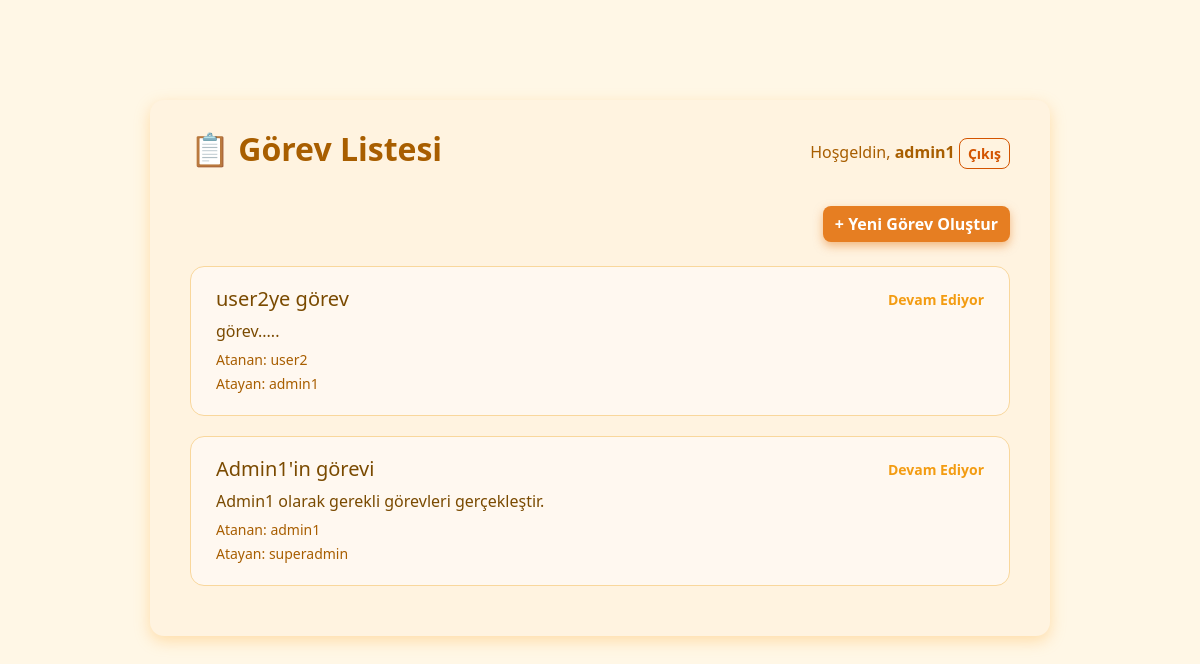
Page /tasks/ (signed in) on the earlier database version.
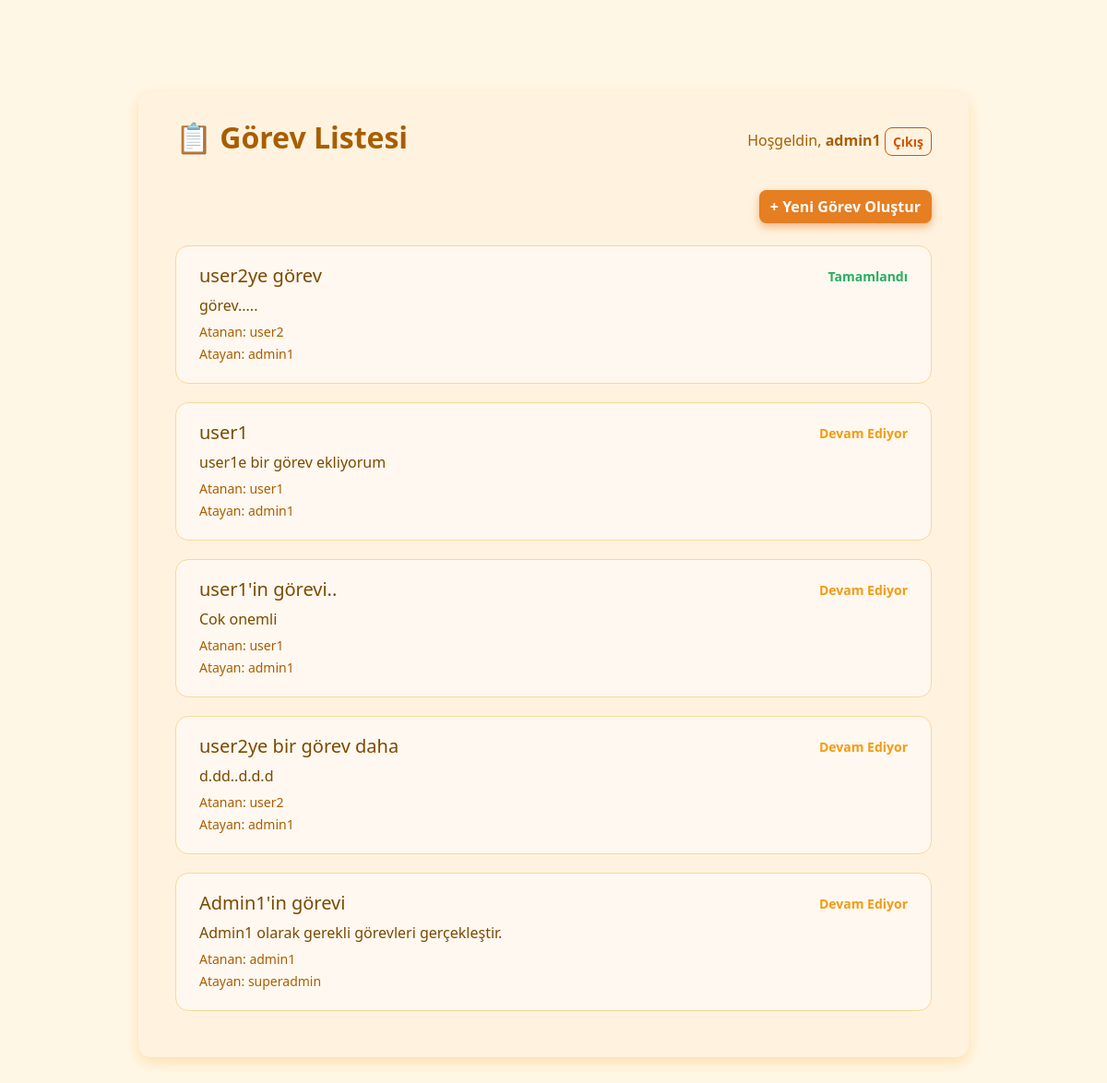
Same page on the later database version.
### core/models.py (models this page shows, shortened)
class Task(models.Model):
    title = models.CharField(max_length=200)
    description = models.TextField()
    completed = models.BooleanField(default=False)
    assigned_to = models.ForeignKey(User, related_name='assigned_tasks', on_delete=models.CASCADE)
    assigned_by = models.ForeignKey(User, related_name='created_tasks', on_delete=models.CASCADE)
    created_at = models.DateTimeField(auto_now_add=True)

### core/views.py (the view)
# urls.py: path('tasks/', views.task_list, name='task_list'),
@login_required
def task_list(request):
    profile = request.user.profile
    if profile.role == 'superadmin':
        tasks = Task.objects.all()
    elif profile.role == 'admin':
        tasks = Task.objects.filter(
            assigned_by=request.user,
            assigned_to__profile__role='user'
        ) | Task.objects.filter(
            assigned_to=request.user
        )
    else:
        tasks = Task.objects.filter(assigned_to=request.user)
    return render(request, 'core/task_list.html', {'tasks': tasks})

### core/templates/core/task_list.html (shortened to what this page needs)
<!DOCTYPE html>
<html lang="tr">
<head>
    <link href="https://cdn.jsdelivr.net/npm/bootstrap@5.3.0/dist/css/bootstrap.min.css" rel="stylesheet" />
</head>
<body>
<div class="container">
    <div class="header">
        <h2>📋 Görev Listesi</h2>
        <div>
            Hoşgeldin, <strong>{{ request.user.username }}</strong>
            <form method="post" action="{% url 'logout' %}" style="display: inline;">
                <button type="submit" class="btn btn-outline-danger btn-sm">Çıkış</button>
            </form>
        </div>
    </div>
    <div class="mb-4 text-end">
    {% if request.user.profile.role == 'admin' or request.user.profile.role == 'superadmin' %}
        <a href="{% url 'task_create' %}" class="btn btn-primary">+ Yeni Görev Oluştur</a>
    {% endif %}
    </div>
    {% if tasks %}
        {% for task in tasks %}
            <div class="task-card">
                <div class="d-flex justify-content-between align-items-center mb-2">
                    <h5 class="mb-0">
                        <a href="{% url 'task_detail' task.pk %}" class="text-decoration-none">
                            {{ task.title }}
                        </a>
                    </h5>
                    <small>
                        {% if task.completed %}
                            <span class="status-completed">Tamamlandı</span>
                        {% else %}
                            <span class="status-inprogress">Devam Ediyor</span>
                        {% endif %}
                    </small>
                </div>
                <p class="mb-1">{{ task.description }}</p>
                <small class="text-muted">Atanan: {{ task.assigned_to.username }}</small>
                <br>
                <small class="text-muted">Atayan: {{ task.assigned_by.username }}</small>
            </div>
        {% endfor %}
    {% else %}
        <div class="alert alert-info text-center" style="background-color:#fff3e0; color:#d35400; border:1.5px solid #f9d79c; border-radius:8px;">
            Şu anda görüntülenecek görev bulunmamaktadır.
        </div>
    {% endif %}
</div>
</body>
</html>

### core/templates/core/task_list.html (style rules this page uses)
body { font-family: 'Segoe UI', Tahoma, Geneva, Verdana, sans-serif; background: url('https://www.transparenttextures.com/patterns/flowers.png') repeat, #fff7e6; background-size: 150px 150px; min-height: 100vh; padding-top: 40px; padding-bottom: 40px; color: #7a4a00; }
.container { max-width: 900px; margin-top: 60px; background: #fff3e0; border-radius: 14px; padding: 30px 40px; box-shadow: 0 5px 15px rgba(255, 183, 77, 0.4); }
.header { display: flex; justify-content: space-between; align-items: center; margin-bottom: 30px; color: #a85e00; }
.header h2 { font-weight: 700; }
.btn-primary { background-color: #e67e22; border: none; font-weight: 700; box-shadow: 0 4px 10px rgba(230, 126, 34, 0.5); transition: background-color 0.3s ease; border-radius: 8px; }
.btn-outline-danger { border-color: #d35400; color: #d35400; font-weight: 600; border-radius: 8px; transition: all 0.3s ease; }
.task-card { border-radius: 14px; margin-bottom: 20px; border: 1.5px solid #f9d79c; background-color: #fff8f0; padding: 20px 25px; transition: transform 0.2s ease, box-shadow 0.2s ease; }
.status-completed { color: #27ae60; font-weight: 700; }
.status-inprogress { color: #f39c12; font-weight: 700; }
h5 a { color: #7a4a00; transition: color 0.3s ease; }
p { color: #7a4a00; }
small.text-muted { color: #a85e00 !important; }

Differences in the rows shown:
changed Task "user2ye görev": completed "Devam Ediyor" → "Tamamlandı"
added Task: title "user1", completed "Devam Ediyor", description "user1e bir görev ekliyorum", assigned_to.username "user1", assigned_by.username "admin1"
added Task: title "user1'in görevi..", completed "Devam Ediyor", description "Cok onemli", assigned_to.username "user1", assigned_by.username "admin1"
added Task: title "user2ye bir görev daha", completed "Devam Ediyor", description "d.dd..d.d.d", assigned_to.username "user2", assigned_by.username "admin1"
